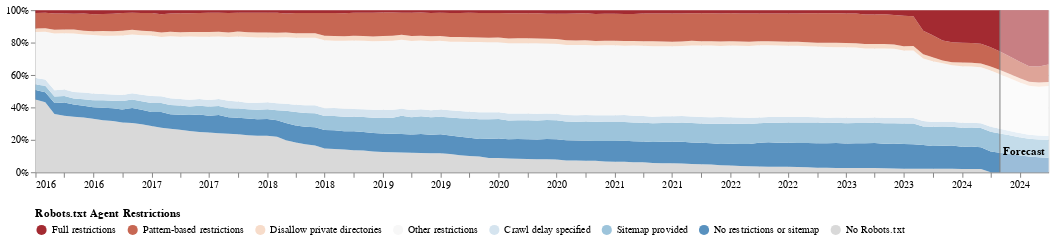

The code cell stored with this chart in its notebook:
### Markdown cell above
## Plot Temporal Robots Chart

### Code cell
ORDERED_STATUSES = [
    "no_robots",
    "none",
    "none_sitemap",
    "none_crawl_delay",
    "some_other",
    "some_disallow_important_dir",
    # "some_disallow_file_types",
    "some_pattern_restrictions",
    "all"
]

STATUS_COLORS = {
    "all": "#a32a31",
    "some_pattern_restrictions": "#c76753",
    # "some_disallow_file_types": "#e8a888",
    "some_disallow_important_dir": "#f7dcca",
    "some_other": "#f7f7f7",
    "none_crawl_delay": "#d5e4ef",
    "none_sitemap": "#9dc4db",
    "none": "#5891bf",
    "no_robots": "#d9d9d9"
}

LEGEND_MAPPING = {
    "all": "Full restrictions",
    "some_pattern_restrictions": "Pattern-based restrictions",
    # "some_disallow_file_types": "Disallow specific file types",
    "some_disallow_important_dir": "Disallow private directories",
    "some_other": "Other restrictions",
    "none_crawl_delay": "Crawl delay specified",
    "none_sitemap": "Sitemap provided",
    "none": "No restrictions or sitemap",
    "no_robots": "No Robots.txt"
}


# Copy and remap data for plotting
df = robots_temporal_head_summary_detailed.copy()
df["status"] = df["status"].map(LEGEND_MAPPING)
ordered_statuses = [LEGEND_MAPPING[s] for s in ORDERED_STATUSES]
status_colors = {LEGEND_MAPPING[k]: v for k, v in STATUS_COLORS.items()}


chart_robots = forecast_plot(
    df,
    agent=AGENT,
    lags=LAGS,
    val_col="tokens",
    n_periods=N_PERIODS,
    ordered_statuses=ordered_statuses,
    status_colors=status_colors,
    configure=False,
    legend_title="Robots.txt Agent Restrictions",
    **PLOT_KWARGS
)


chart_robots.save(
    "%s_%s-%s.png" % (AGENT, CHOSEN_CORPUS, ANALYSIS_TYPE),
    ppi=300
)

chart_robots

### Figure 1 — Vega-Lite specification as saved in the notebook (floating-point values rounded to 4 significant figures; data arrays with more than 128 entries replaced by an {"elided": "..."} marker saying what was removed)
{"config": {"title": {"font": "Times New Roman"}, "axis": {"labelFont": "Times New Roman", "titleFont": "Times New Roman"}, "header": {"labelFont": "Times New Roman", "titleFont": "Times New Roman"}, "legend": {"labelFont": "Times New Roman", "titleFont": "Times New Roman"}, "text": {"font": "Times New Roman"}}, "layer": [{"data": {"name": "data-22749e0f66b27a8e425da7c069cc1cdb"}, "mark": {"type": "area"}, "encoding": {"color": {"field": "status", "legend": {"orient": "bottom", "titleLimit": 0}, "scale": {"domain": ["Full restrictions", "Pattern-based restrictions", "Disallow private directories", "Other restrictions", "Crawl delay specified", "Sitemap provided", "No restrictions or sitemap", "No Robots.txt"], "range": ["#a32a31", "#c76753", "#f7dcca", "#f7f7f7", "#d5e4ef", "#9dc4db", "#5891bf", "#d9d9d9"]}, "title": "Robots.txt Agent Restrictions", "type": "nominal"}, "order": {"field": "order", "type": "quantitative"}, "x": {"axis": {"format": "%Y", "title": ""}, "field": "period", "type": "temporal"}, "y": {"axis": {"format": "%", "title": ""}, "field": "percentage", "scale": {"domain": [0, 1]}, "type": "quantitative"}}}, {"data": {"name": "data-4f53cda18c2baa0c0354bb5f9a3ecbe5"}, "mark": {"type": "rule", "color": "black"}, "encoding": {"x": {"field": "period", "type": "temporal"}, "y": {"value": -20}, "y2": {"value": 160}}}, {"data": {"name": "data-4f53cda18c2baa0c0354bb5f9a3ecbe5"}, "mark": {"type": "point", "color": "black"}, "encoding": {"x": {"field": "period", "type": "temporal"}, "y": {"value": -20}}}, {"data": {"name": "data-4f53cda18c2baa0c0354bb5f9a3ecbe5"}, "mark": {"type": "text", "align": "left", "baseline": "middle", "color": "black", "dx": 10, "dy": 0, "fontSize": 14}, "encoding": {"text": {"field": "label", "type": "nominal"}, "x": {"field": "period", "type": "temporal"}, "y": {"value": -20}}}, {"data": {"name": "data-72e43f35eaad1e189c0c255eb85c910c"}, "mark": {"type": "rect", "color": "white", "opacity": 0.4}, "encoding": {"x": {"field": "start", "title": "", "type": "temporal"}, "x2": {"field": "end"}}}, {"data": {"name": "data-f2d75896c561bf9713a9b6354ac056e0"}, "mark": {"type": "rule", "color": "gray"}, "encoding": {"x": {"field": "period", "type": "temporal"}}}, {"data": {"name": "data-72928a7f5b836d6d41b0b19341d75930"}, "mark": {"type": "text", "align": "center", "baseline": "middle", "color": "black", "dx": 0, "dy": 140, "fontWeight": "bold"}, "encoding": {"text": {"field": "text", "type": "nominal"}, "x": {"field": "date", "type": "temporal"}, "y": {"value": 0}}}], "height": 160, "title": "", "width": 1000, "$schema": "https://vega.github.io/schema/vega-lite/v5.17.0.json", "datasets": {"data-22749e0f66b27a8e425da7c069cc1cdb": {"elided": "848 records"}, "data-4f53cda18c2baa0c0354bb5f9a3ecbe5": [], "data-72e43f35eaad1e189c0c255eb85c910c": [{"start": "2024-04-30T00:00:00", "end": "2024-09-30T00:00:00"}], "data-f2d75896c561bf9713a9b6354ac056e0": [{"period": "2024-04-30T00:00:00"}], "data-72928a7f5b836d6d41b0b19341d75930": [{"date": "2024-07-15T12:00:00", "text": "Forecast"}]}}
